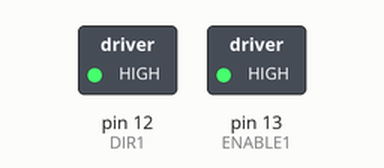
A sketch run on a simulated Arduino Uno, built with avr-gcc and run on an emulated ATmega328P. Parts: switched loads named in the sketch (green lamp = pin HIGH).

Above: at 0.1 s.
Timing chart, 0 to 1.6 s (numbered marks = the images above):
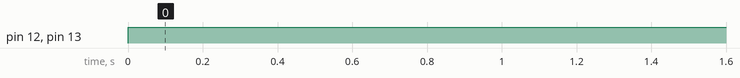

The sketch:

ButtonPressTest.ino
```cpp
//**************************************************************
//  File:      ButtonPressTest.pde
//  Contents:  This program operates the push-button motor
//    an H-bridge
//    (based on Lab3 Part 4 code)
//  Notes:    Target: Arduino UNO R1 & R2
//            Arduino IDE version: 0022
//
//  History:
//  when      who  what/why
//  ----      ---  -------------------------------------------
//  02/27/14  HMK  Program created
//
//**************************************************************/

/*---------------- Includes ---------------------------------*/

/*---------------- Module Defines ---------------------------*/

/*---------------- Module Function Prototypes ---------------*/

unsigned char theKey;
unsigned char direct;
int ENABLE1 = 13;
int DIR1 = 12;
//int ENABLE2 = 5;
//int DIR2 = 4;
void RespToKey(void);

/*---------------- Module Level Variables ---------------*/

/*---------------- Arduino Main Functions -------------------*/
void setup() {
  Serial.begin(9600);
//  Serial.println("Starting MotorTest...");
  pinMode(ENABLE1, OUTPUT);
  pinMode(DIR1, OUTPUT);
//  pinMode(ENABLE2, OUTPUT);
//  pinMode(DIR2, OUTPUT);
  direct = HIGH;

}

void loop() {
    RunMotor();
    if (TestForKey()) RespToKey();

}

/*---------------- Module Functions -------------------------*/

void RunMotor(void) {
    digitalWrite(DIR1, direct);
//    digitalWrite(DIR2, direct);
    digitalWrite(ENABLE1, HIGH);
//    digitalWrite(ENABLE2, HIGH);
}

unsigned char TestForKey(void) {
  unsigned char KeyEventOccurred;
  KeyEventOccurred = Serial.available();
}

void RespToKey(void) {
  Serial.read();
  ReverseDir();
  }

void ReverseDir(void) {
  direct = digitalRead(DIR1);
//  Serial.println(direct);
  if (direct == HIGH){
  direct = LOW;
  digitalWrite(DIR1, LOW);
//  digitalWrite(DIR2, LOW);
  Serial.println("pull in");
  }
  else {
  direct = HIGH;
  digitalWrite (DIR1, HIGH);
//  digitalWrite (DIR2, HIGH);
  Serial.println("push out");
  }
}
```

Measured:
- by itself, pin 12 (DIR1), pin 13 (ENABLE1): LOW → HIGH at 0.00 s
